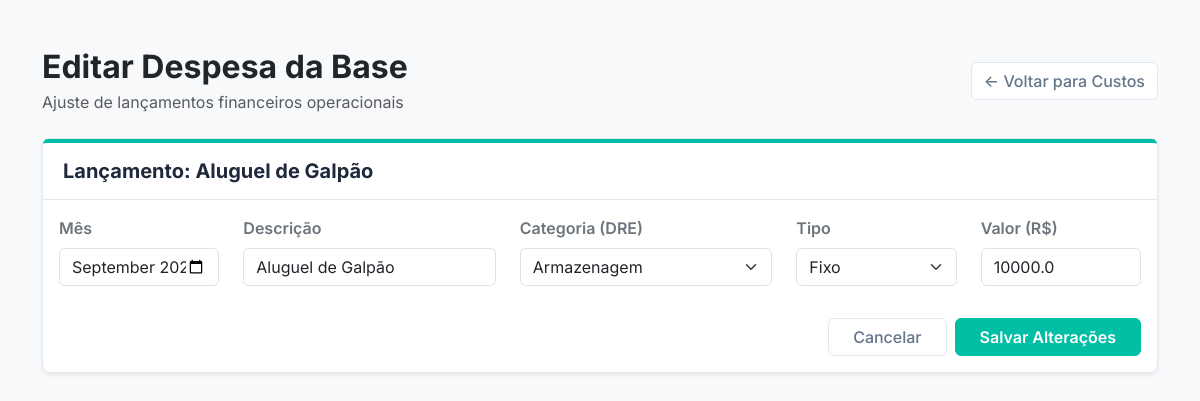
Before: /editar_custo/3 (signed in) with the older database file.
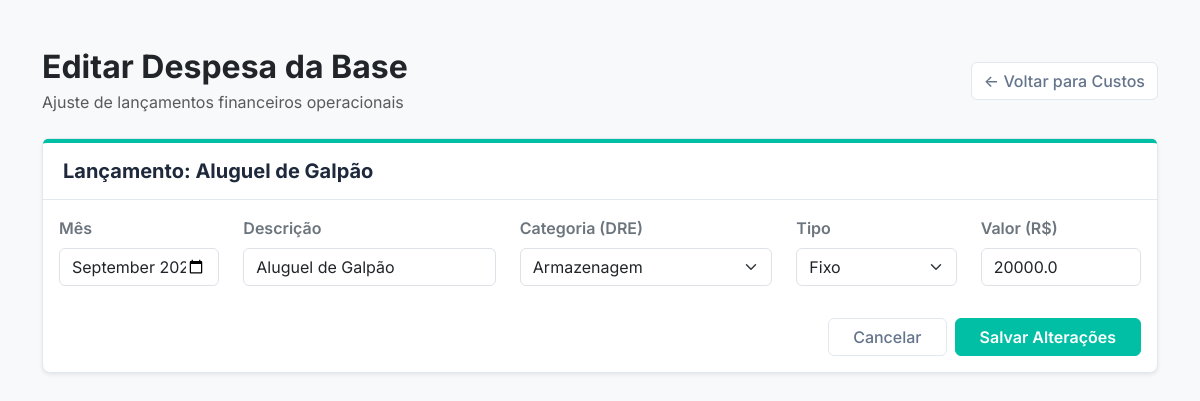
After: the same page with the newer database file.
### app.py (models this page shows)
class CustoCD(db.Model):
    id = db.Column(db.Integer, primary_key=True)
    cd_id = db.Column(db.Integer, db.ForeignKey('centro_distribuicao.id'), nullable=False)
    mes_referencia = db.Column(db.String(7), nullable=False)  # Ex: "2026-09"
    descricao_item = db.Column(db.String(150), nullable=False) # Ex: Aluguel, Fita Stretch
    tipo_custo = db.Column(db.String(50), nullable=False)      # Fixo, Variável ou Mão de Obra
    valor = db.Column(db.Float, nullable=False)
    categoria = db.Column(db.String(50), nullable=False, default='Outros')

### app.py (the view, shortened to what this page needs)
@app.route('/editar_custo/<int:custo_id>', methods=['GET', 'POST'])
@login_required
def editar_custo(custo_id):
    custo = CustoCD.query.get_or_404(custo_id)
    return render_template('editar_custo.html', custo=custo)

### auth.py (called while the page is built, shortened)
def inicializar_auth(app, db, login_manager):
    global UsuarioModel
    class Usuario(UserMixin, db.Model):
        __tablename__ = 'usuario'
        id = db.Column(db.Integer, primary_key=True)
        empresa_id = db.Column(db.Integer, db.ForeignKey('empresa.id'), nullable=False)
        id = db.Column(db.Integer, primary_key=True)
        email = db.Column(db.String(120), unique=True, nullable=False)
        nome = db.Column(db.String(100), nullable=False)
        senha_hash = db.Column(db.String(256), nullable=False)
    UsuarioModel = Usuario
    @login_manager.user_loader
    def carregar_usuario(user_id):
        return UsuarioModel.query.get(int(user_id))
    return UsuarioModel

### templates/editar_custo.html (shortened to what this page needs)
<!DOCTYPE html>
<html lang="pt-br">
<head>
    <link href="https://cdn.jsdelivr.net/npm/bootstrap@5.3.0/dist/css/bootstrap.min.css" rel="stylesheet">
    <link rel="stylesheet" href="{{ url_for('static', filename='css/style.css') }}">
</head>
<body class="bg-light">
    <div class="container mt-5 mb-5">
        <div class="d-flex justify-content-between align-items-center mb-4">
            <div>
                <h2 class="fw-bold text-dark mb-1">Editar Despesa da Base</h2>
                <span class="text-muted">Ajuste de lançamentos financeiros operacionais</span>
            </div>
            <div>
                <a href="{{ url_for('gerenciar_custos', cd_id=custo.cd_id) }}" class="btn btn-outline-secundaria">← Voltar para Custos</a>
            </div>
        </div>
        <div class="card shadow-sm">
            <div class="card-header card-header-clean">
                <h5>Lançamento: {{ custo.descricao_item }}</h5>
            </div>
            <div class="card-body">
                <form method="POST">
                    <div class="row">
                        <div class="col-md-2 mb-3">
                            <label class="form-label fw-semibold text-secondary">Mês</label>
                            <input type="month" class="form-control" name="mes_ref" value="{{ custo.mes_referencia }}" required>
                        </div>
                        <div class="col-md-3 mb-3">
                            <label class="form-label fw-semibold text-secondary">Descrição</label>
                            <input type="text" class="form-control" name="descricao" value="{{ custo.descricao_item }}" required>
                        </div>
                        <div class="col-md-3 mb-3">
                            <label class="form-label fw-semibold text-secondary">Categoria (DRE)</label>
                            <select name="categoria" class="form-select" required>
                                <option value="Armazenagem" {% if custo.categoria == 'Armazenagem' %}selected{% endif %}>Armazenagem</option>
                            </select>
                        </div>
                        <div class="col-md-2 mb-3">
                            <label class="form-label fw-semibold text-secondary">Tipo</label>
                            <select name="tipo" class="form-select" required>
                                <option value="Fixo" {% if custo.tipo_custo == 'Fixo' %}selected{% endif %}>Fixo</option>
                            </select>
                        </div>
                        <div class="col-md-2 mb-3">
                            <label class="form-label fw-semibold text-secondary">Valor (R$)</label>
                            <input type="number" step="0.01" class="form-control" name="valor" value="{{ custo.valor }}" required>
                        </div>
                    </div>
                    <div class="d-flex justify-content-end gap-2 mt-3">
                        <a href="{{ url_for('gerenciar_custos', cd_id=custo.cd_id) }}" class="btn btn-outline-secundaria px-4">Cancelar</a>
                        <button type="submit" class="btn btn-empresa px-4">Salvar Alterações</button>
                    </div>
                </form>
            </div>
        </div>
    </div>
</body>
</html>

Changed rows visible on the page:
changed CustoCD "Aluguel de Galpão": valor "10000.0" → "20000.0"
